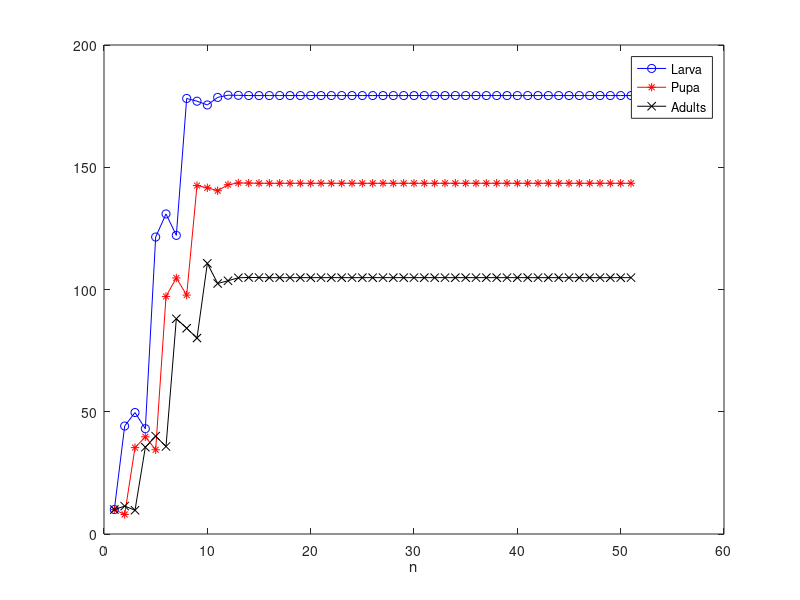

Write the MATLAB code that produced this figure.
% Felicia Freeman
% Homework 2
% Problem 1
% LPA model

b=4.88;
cea=0.01;
mul=0.2;



%%%% Part i parameters,
%%% survival equilibrium is stable
mua=0.81;
cpa=0.005;

%%%% Part ii parameters
% % %%% survival equilibrium is unstable
% mua=0.96;
% cpa=0.5;


%%%%%% initial conditions %%%%%%

% Stable for (i), unstable for (ii)
l0 =10; 
p0 = 10;
a0 = 10;


% %%% Stable for (i), unstable for (ii)
% l0=179;
% p0=143;
% a0=105;



%%%% Stable for (i), unsstable for (ii)
% l0 = 13;
% p0 = 10;
% a0=3;



n=50; %time interval


l=zeros(n+1,1);
p=zeros(n+1,1);
a=zeros(n+1,1);

l(1)=l0;
p(1)= p0
a(1)=a0;

for i = 1:n
    l(i+1)=b*a(i)*exp(-cea*a(i));
    p(i+1)=(1-mul)*l(i);
    a(i+1)=p(i)*exp(-cpa*a(i))+(1-mua)*a(i);
end



%%%%%%%% Plot Solutions %%%%%%%%%%%%%%%
%Plot Larva in blue
plot(l,'-bo');
hold on

%Plot Pupa in red
plot(p,'-r*');
hold on

%Plot adults in black
plot(a,'-kx');

% Labels and legend
xlabel('n');
legend('Larva','Pupa','Adults');
